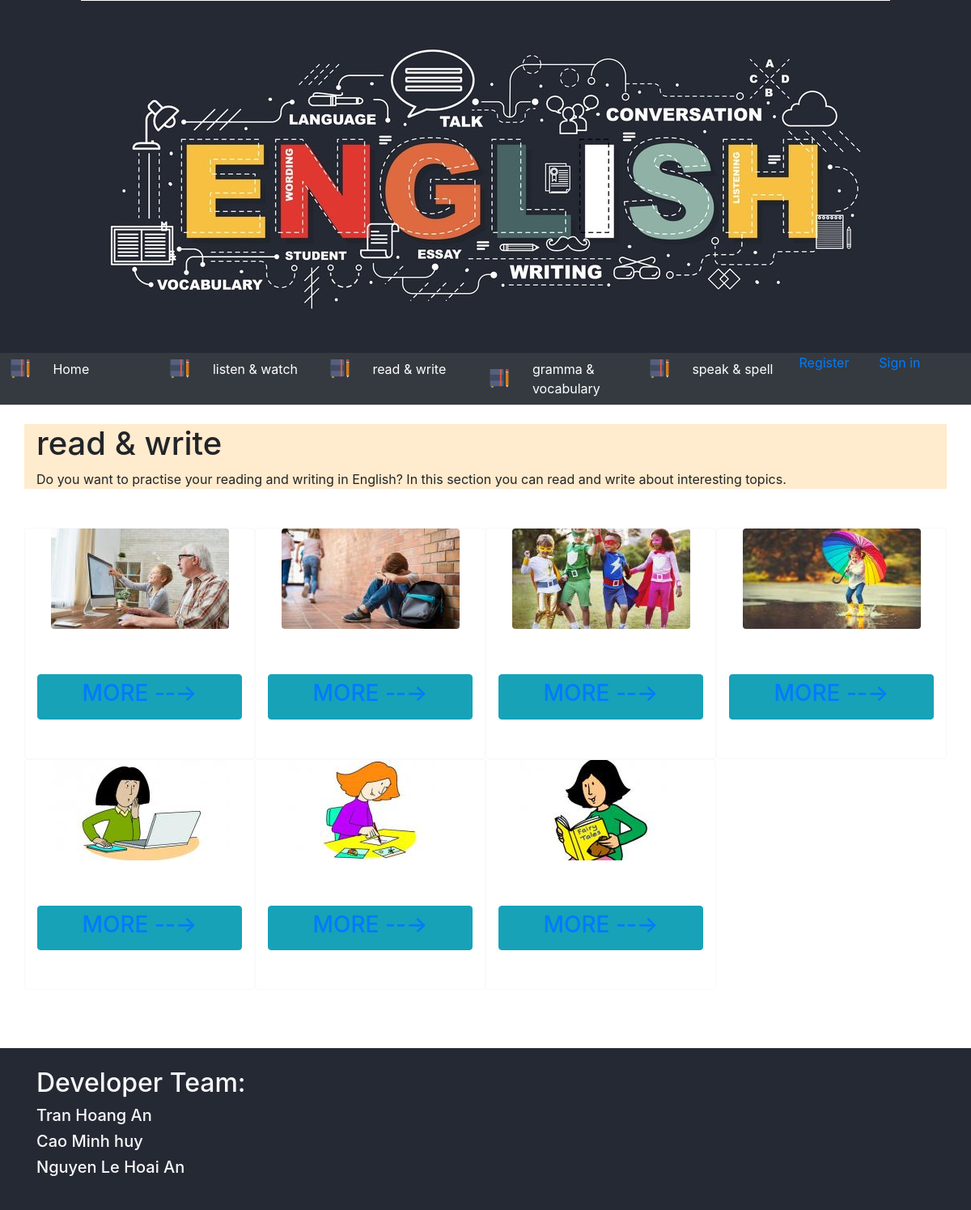
Before: /view_tab.php?cat_id=2 with the older database file.
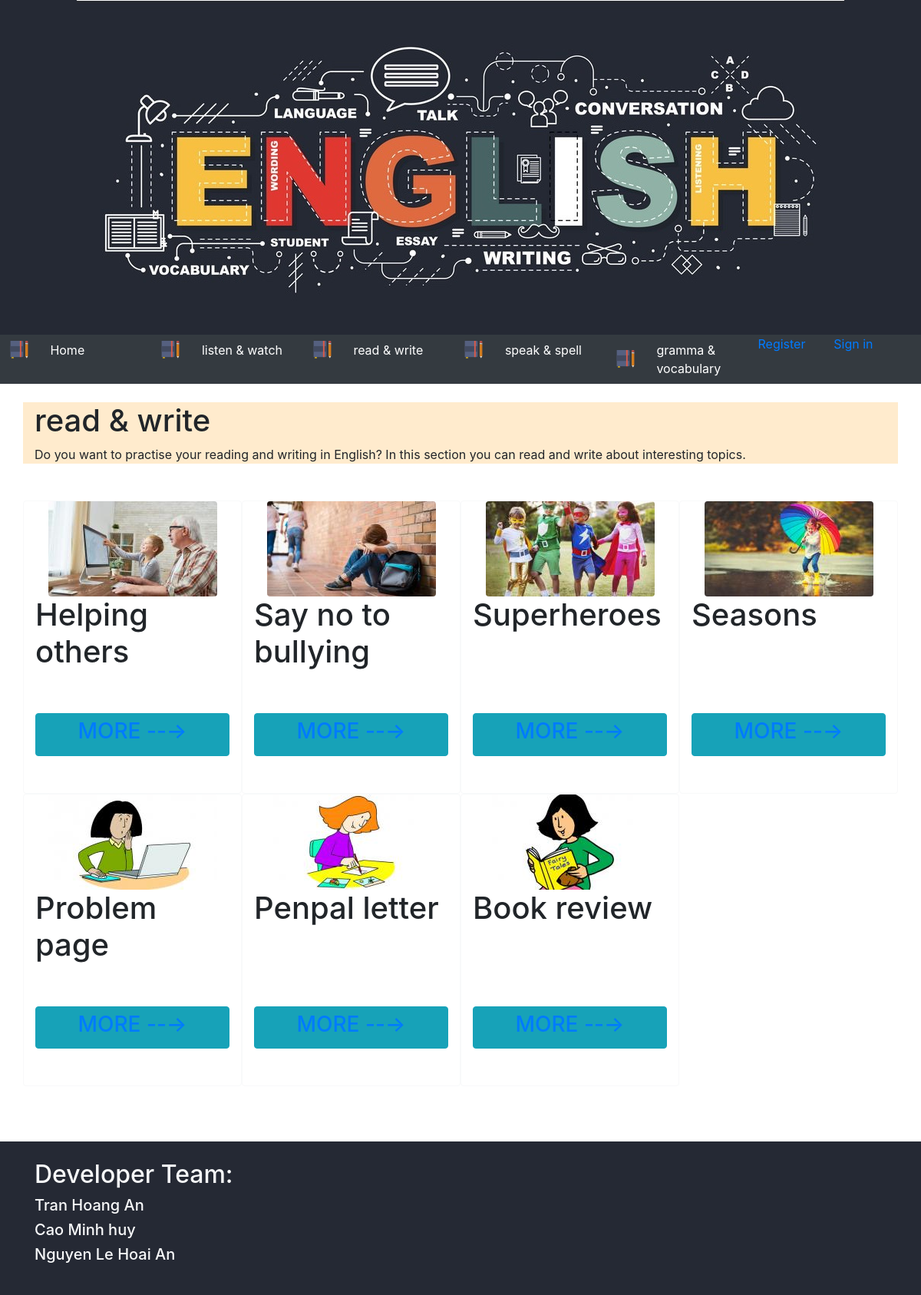
After: the same page with the newer database file.
### tables this page shows
CREATE TABLE LESSON(
    LESSON_ID INTEGER NOT NULL PRIMARY KEY AUTO_INCREMENT,
    INTRO_IMG TINYTEXT,
    LESSON_CONTENT TINYTEXT,
    LINK TINYTEXT,
    CAT_ID INTEGER,
    CONSTRAINT FK_CAT FOREIGN KEY (CAT_ID) REFERENCES CATEGORIES (CAT_ID)
);

### Code/php/categories_management.php (called while the page is built, shortened)
<?php
function get_id_name_categories() {
        $sql    = 'SELECT CAT_NAME,CAT_ID FROM CATEGORIES';
        $result = $GLOBALS['conn']->query($sql);
        $catTittle = array();
        if ($result->num_rows > 0) {
            while ($row = $result->fetch_assoc()) {
                array_push($catTittle,$row['CAT_ID'],$row['CAT_NAME']);
            }
        }
        return $catTittle;
}
?>

### Code/php/connection.php (called while the page is built, shortened)
<?php
function check_connection() {
    $servername = "localhost";
    $username   = "root";
    $password   = "";
    $dbname     = "btpm";
    return true;
}
?>

### view_tab.php (the view, shortened to what the changed rows need)
<?php
include('Code/php/connection.php');
include('Code/php/categories_management.php');
?>
<!DOCTYPE html>
<html lang="en">
<head>
    <link rel="stylesheet" href="bootstrap/css/bootstrap.min.css">
    <link rel="stylesheet" href="myCss.css">
</head>
<body>
    <nav class="container-fluid bg-dark">
        <div class="row">
            <ul class="nav mr-auto col-12" id="nav-tab">
            <?php $id_name = get_id_name_categories(); ?>
                <li class="nav-item col-2">
                    <div class="row">
                        <img class="mx-auto my-auto d-block navicon-size" src="notebook.png">
                        <?php echo '<a class="col-9 nav-link my-auto text-white" href="./view_tab.php?cat_id='.$id_name[4].'"> '.$id_name[5].'</a>' ?>
                </li>
                <li class="nav-item col-2">
                    <div class="row">
                        <img class="mx-auto my-auto d-block navicon-size" src="notebook.png">
                        <?php echo '<a class="col-9 nav-link my-auto text-white" href="./view_tab.php?cat_id='.$id_name[6].'"> '.$id_name[7].'</a>' ?>
                    </div>
                </li>
            </ul>
        </div>
    </nav>
   <br>
   <?php
   if (check_connection() === true) {
       $sql    = 'SELECT * FROM CATEGORIES WHERE CAT_ID='.$_GET['cat_id'].'';
       $result = $GLOBALS['conn']->query($sql);
       if ($result->num_rows > 0) {
        while($row = $result->fetch_assoc()){
            echo '<div class = "container intro"><h1>'.$row["CAT_NAME"].'</h1><div style="word-wrap:brea-word;">'.$row["CAT_CONTENT"].'</div></div>';
        }
       }
        else {
            echo "0 results";
        }
   }
   ?>
    <br>
    <br>
    <div class="container">
    <div class="row row-eq-height">
    <?php
    if (check_connection() === true) {
       $temp="MORE --→ ";
       $sql    = 'SELECT * FROM LESSON WHERE CAT_ID='.$_GET['cat_id'].'';
       $result = $GLOBALS['conn']->query($sql);
       if ($result->num_rows > 0) {
        while($row = $result->fetch_assoc()){
            echo '
            <div class="col-3 border border-light rounded overflow-auto d-flex flex-column">
                <img class="d-block mx-auto img-fluid rounded" src="'.$row["INTRO_IMG"].'">
                <h1>'.$row["LESSON_CONTENT"].'</h1>
                <br>
                <br>
                <button class="mt-auto btn btn-info">
                    <h3>
                    <a href="./view_lession.php?CAT_ID='.$row["CAT_ID"].'&LESSON_ID='.$row["LESSON_ID"].'">'.$temp.'</a>
                    </h3>
                </button>
                <br>
                <br>
            </div>
                    ';
        }
       }
        else {
            echo "0 results";
        }
   }
    ?>
    </div>
    </div>
   <br>
    <br>
    <br>
    <div class="container-fluid" id="footer">
        <div class="container">
            <br>
            <h2 class="text-light">Developer Team:</h2>
        </div>
    </div>
</body>
</html>

Changed rows visible on the page:
changed lesson: LESSON_CONTENT (not shown) → "Helping others"
changed lesson: LESSON_CONTENT (not shown) → "Say no to bullying"
changed lesson: LESSON_CONTENT (not shown) → "Superheroes"
changed lesson: LESSON_CONTENT (not shown) → "Seasons"
changed lesson: LESSON_CONTENT (not shown) → "Problem page"
changed lesson: LESSON_CONTENT (not shown) → "Penpal letter"
changed lesson: LESSON_CONTENT (not shown) → "Book review"
Other visible differences:
$id_name[5]: "gramma & vocabulary" → "speak & spell"
$id_name[7]: "speak & spell" → "gramma & vocabulary"
